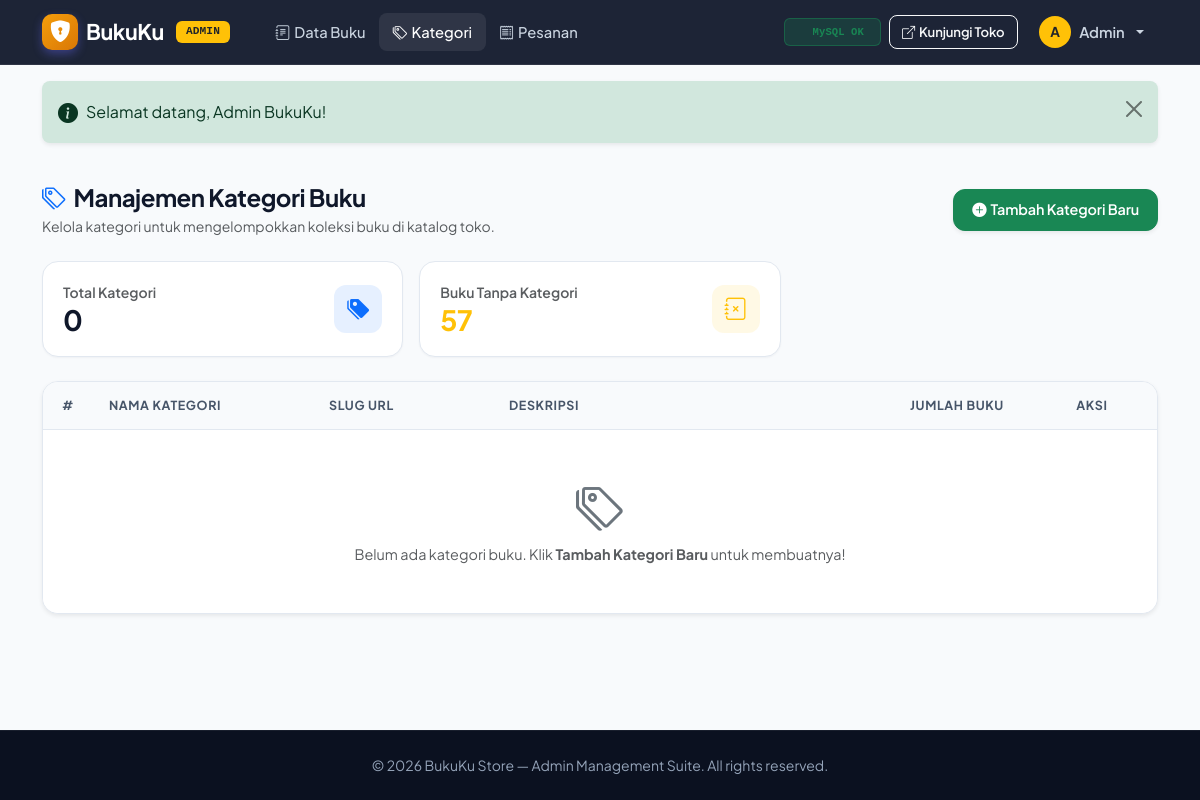
The page /admin/kategori.php (signed in) on the database as committed earlier.
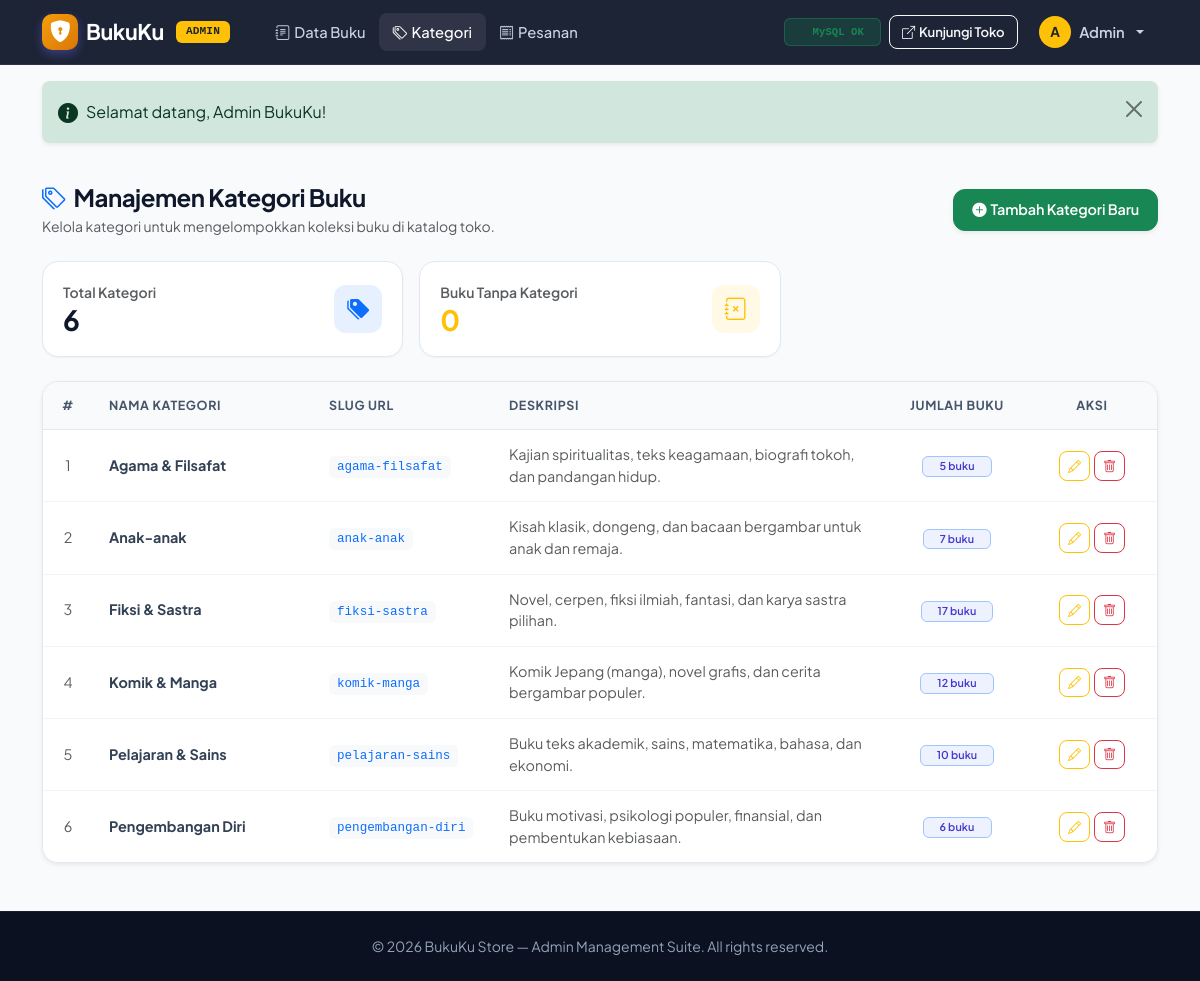
The same page on the database as committed later.
### tables this page shows
CREATE TABLE IF NOT EXISTS kategori (
    id         INT(11)      NOT NULL AUTO_INCREMENT,
    nama       VARCHAR(100) NOT NULL,
    slug       VARCHAR(100) NOT NULL,
    deskripsi  TEXT         DEFAULT NULL,
    created_at TIMESTAMP    NOT NULL DEFAULT CURRENT_TIMESTAMP,
    PRIMARY KEY (id),
    UNIQUE KEY uq_kategori_slug (slug)
);

### config/auth.php (called while the page is built, shortened)
<?php
function flash_take(): ?array
{
    $flash = $_SESSION['flash'] ?? null;
    return $flash;
}
function auth_user(): ?array
{
    return $_SESSION['user'] ?? null;
}

### admin/kategori.php (the view, shortened to what this page needs)
<?php
require_once '../config/auth.php';
require_once '../config/koneksi.php';
$query = "SELECT k.id, k.nama, k.slug, k.deskripsi, k.created_at,
                 COUNT(b.id) AS total_buku
          FROM kategori k
          LEFT JOIN buku b ON b.kategori_id = k.id
          GROUP BY k.id
          ORDER BY k.nama ASC";
$result = $koneksi->query($query);
$resTanpaKategori = $koneksi->query("SELECT COUNT(*) AS total FROM buku WHERE kategori_id IS NULL");
$totalTanpaKategori = $resTanpaKategori ? (int) $resTanpaKategori->fetch_assoc()['total'] : 0;
?>
<!DOCTYPE html>
<html lang="id">
<head>
    <link href="https://cdn.jsdelivr.net/npm/bootstrap@5.3.3/dist/css/bootstrap.min.css" rel="stylesheet">
    <link href="https://cdn.jsdelivr.net/npm/bootstrap-icons@1.11.3/font/bootstrap-icons.min.css" rel="stylesheet">
    <link href="../assets/css/style.css" rel="stylesheet">
</head>
<body class="d-flex flex-column min-vh-100">
    <?php require __DIR__ . '/../partials/navbar_admin.php'; ?>
    <main class="container my-4 flex-grow-1">
        <div class="d-flex justify-content-between align-items-center mb-4 flex-wrap gap-2">
            <div>
                <h4 class="fw-bold mb-1">
                    <i class="bi bi-tags me-2 text-primary"></i>Manajemen Kategori Buku
                </h4>
                <p class="text-muted small mb-0">Kelola kategori untuk mengelompokkan koleksi buku di katalog toko.</p>
            </div>
            <button type="button" class="btn btn-success d-inline-flex align-items-center gap-1 shadow-sm" data-bs-toggle="modal" data-bs-target="#modalTambahKategori">
                <i class="bi bi-plus-circle-fill"></i>
                <span>Tambah Kategori Baru</span>
            </button>
        </div>
        <div class="row g-3 mb-4">
            <div class="col-sm-6 col-md-4">
                <div class="stat-card">
                    <div class="d-flex align-items-center justify-content-between">
                        <div>
                            <div class="text-muted small fw-semibold">Total Kategori</div>
                            <h3 class="fw-bold text-slate-900 mb-0"><?= $result ? $result->num_rows : 0 ?></h3>
                        </div>
                        <div class="stat-icon bg-primary bg-opacity-10 text-primary">
                            <i class="bi bi-tags-fill"></i>
                        </div>
                    </div>
                </div>
            </div>
            <div class="col-sm-6 col-md-4">
                <div class="stat-card">
                    <div class="d-flex align-items-center justify-content-between">
                        <div>
                            <div class="text-muted small fw-semibold">Buku Tanpa Kategori</div>
                            <h3 class="fw-bold text-warning mb-0"><?= $totalTanpaKategori ?></h3>
                        </div>
                        <div class="stat-icon bg-warning bg-opacity-10 text-warning">
                            <i class="bi bi-journal-x"></i>
                        </div>
                    </div>
                </div>
            </div>
        </div>
        <div class="table-card shadow-sm mb-4">
            <div class="table-responsive">
                <table class="table table-modern align-middle mb-0">
                    <thead>
                        <tr>
                            <th width="50" class="text-center">#</th>
                            <th width="220">Nama Kategori</th>
                            <th width="180">Slug URL</th>
                            <th>Deskripsi</th>
                            <th width="140" class="text-center">Jumlah Buku</th>
                            <th width="130" class="text-center">Aksi</th>
                        </tr>
                    </thead>
                    <tbody>
                        <?php if ($result && $result->num_rows > 0): ?>
                            <?php $no = 1; ?>
                            <?php while ($kat = $result->fetch_assoc()): ?>
                                <tr>
                                    <td class="text-center text-muted small"><?= $no++ ?></td>
                                    <td>
                                        <div class="fw-bold text-slate-900"><?= htmlspecialchars($kat['nama']) ?></div>
                                    </td>
                                    <td>
                                        <code class="px-2 py-1 bg-light rounded text-primary small"><?= htmlspecialchars($kat['slug']) ?></code>
                                    </td>
                                    <td class="small text-muted">
                                        <?= htmlspecialchars($kat['deskripsi'] ?? '-') ?>
                                    </td>
                                    <td class="text-center">
                                        <span class="badge bg-primary-subtle text-primary border border-primary-subtle px-3 py-1">
                                            <?= $kat['total_buku'] ?> buku
                                        </span>
                                    </td>
                                    <td class="text-center">
                                        <div class="d-inline-flex gap-1">
                                            <button
                                                type="button"
                                                class="btn btn-outline-warning btn-sm p-1 px-2 btn-edit-kategori"
                                                data-id="<?= $kat['id'] ?>"
                                                data-nama="<?= htmlspecialchars($kat['nama'], ENT_QUOTES) ?>"
                                                data-deskripsi="<?= htmlspecialchars($kat['deskripsi'] ?? '', ENT_QUOTES) ?>"
                                                title="Edit Kategori"
                                            >
                                                <i class="bi bi-pencil"></i>
                                            </button>
                                            <form action="../proses/proses_kategori.php" method="POST" class="d-inline" onsubmit="return confirm('Apakah Anda yakin ingin menghapus kategori \'<?= addslashes(htmlspecialchars($kat['nama'])) ?>\'?\n\nBuku yang berada dalam kategori ini tidak akan terhapus, melainkan menjadi \'Tanpa Kategori\'.');">
                                                <button type="submit" class="btn btn-outline-danger btn-sm p-1 px-2" title="Hapus Kategori">
                                                    <i class="bi bi-trash"></i>
                                                </button>
                                            </form>
                                        </div>
                                    </td>
                                </tr>
                            <?php endwhile; ?>
                        <?php else: ?>
                            <tr>
                                <td colspan="6" class="text-center py-5 text-muted">
                                    <i class="bi bi-tags display-5 d-block mb-2 text-secondary"></i>
                                    Belum ada kategori buku. Klik <strong>Tambah Kategori Baru</strong> untuk membuatnya!
                                </td>
                            </tr>
                        <?php endif; ?>
                    </tbody>
                </table>
            </div>
        </div>
    </main>
    <?php require __DIR__ . '/../partials/footer_admin.php'; ?>
</body>
</html>

### partials/navbar_admin.php (shortened to what this page needs)
<?php
$navAdmin   = auth_user();
$flashAdmin = flash_take();
$currentFile = basename($_SERVER['PHP_SELF']);
?>
<nav class="navbar navbar-expand-lg navbar-dark navbar-custom sticky-top">
    <div class="container">
        <a class="navbar-brand" href="index.php">
            <span class="brand-icon-box" style="background: linear-gradient(135deg, #f59e0b 0%, #d97706 100%);">
                <i class="bi bi-shield-lock-fill"></i>
            </span>
            <span class="fw-bold">BukuKu</span>
            <span class="badge bg-warning text-dark ms-1 font-monospace" style="font-size: 0.7rem;">ADMIN</span>
        </a>
        <div class="collapse navbar-collapse" id="navbarAdmin">
            <ul class="navbar-nav me-auto ms-lg-3">
                <li class="nav-item">
                    <a class="nav-link <?= in_array($currentFile, ['index.php', 'tambah.php', 'edit.php']) ? 'active' : '' ?>" href="index.php">
                        <i class="bi bi-journal-text me-1"></i>Data Buku
                    </a>
                </li>
                <li class="nav-item">
                    <a class="nav-link <?= $currentFile === 'kategori.php' ? 'active' : '' ?>" href="kategori.php">
                        <i class="bi bi-tags me-1"></i>Kategori
                    </a>
                </li>
                <li class="nav-item">
                    <a class="nav-link <?= $currentFile === 'pesanan.php' ? 'active' : '' ?>" href="pesanan.php">
                        <i class="bi bi-receipt me-1"></i>Pesanan
                    </a>
                </li>
            </ul>
            <ul class="navbar-nav ms-auto align-items-lg-center gap-2">
                <li class="nav-item">
                    <a href="../setup.php" class="badge bg-success bg-opacity-25 text-success border border-success border-opacity-50 text-decoration-none py-2 px-3 d-inline-flex align-items-center gap-1" title="Status Database: Aktif & Terhubung">
                        <span class="font-monospace small">MySQL OK</span>
                    </a>
                </li>
                <li class="nav-item">
                    <a class="btn btn-sm btn-outline-light d-inline-flex align-items-center" href="../index.php" target="_blank">
                        <i class="bi bi-box-arrow-up-right me-1"></i>Kunjungi Toko
                    </a>
                </li>
                <?php if ($navAdmin): ?>
                    <li class="nav-item dropdown">
                        <a class="nav-link dropdown-toggle d-flex align-items-center gap-2" href="#" role="button" data-bs-toggle="dropdown" aria-expanded="false">
                            <span class="d-inline-flex align-items-center justify-content-center rounded-circle bg-warning text-dark fw-bold" style="width: 32px; height: 32px; font-size: 0.85rem;">
                                <?= strtoupper(substr($navAdmin['nama'], 0, 1)) ?>
                            </span>
                            <span class="d-none d-sm-inline fw-semibold"><?= htmlspecialchars(explode(' ', $navAdmin['nama'])[0]) ?></span>
                        </a>
                    </li>
                <?php endif; ?>
            </ul>
        </div>
    </div>
</nav>
<?php if ($flashAdmin): ?>
    <div class="container mt-3">
        <div class="alert alert-<?= htmlspecialchars($flashAdmin['type']) ?> alert-dismissible fade show border-0 shadow-sm rounded-3 d-flex align-items-center" role="alert">
            <i class="bi bi-info-circle-fill me-2 fs-5"></i>
            <div><?= htmlspecialchars($flashAdmin['text']) ?></div>
            <button type="button" class="btn-close" data-bs-dismiss="alert" aria-label="Tutup"></button>
        </div>
    </div>
<?php endif; ?>

### partials/footer_admin.php (shortened to what this page needs)
<footer class="modern-footer mt-auto py-4">
    <div class="container text-center small text-slate-400">
        <p class="mb-0">&copy; <?= date('Y') ?> BukuKu Store &mdash; Admin Management Suite. All rights reserved.</p>
    </div>
</footer>

### assets/css/style.css (style rules this page uses)
:root { --font-sans: 'Plus Jakarta Sans', system-ui, -apple-system, sans-serif; --primary: #4f46e5; --primary-hover: #4338ca; --primary-light: #eef2ff; --primary-glow: rgba(79, 70, 229, 0.18); --accent: #f59e0b; --accent-hover: #d97706; --accent-light: #fef3c7; --slate-950: #020617; --slate-900: #0f172a; --slate-800: #1e293b; --slate-700: #334155; --slate-600: #475569; --slate-500: #64748b; --slate-400: #94a3b8; --slate-300: #cbd5e1; --slate-200: #e2e8f0; --slate-100: #f1f5f9; --slate-50: #f8fafc; --white: #ffffff; --shadow-xs: 0 1px 2px 0 rgba(15, 23, 42, 0.04); --shadow-sm: 0 2px 4px -1px rgba(15, 23, 42, 0.06), 0 1px 2px -1px rgba(15, 23, 42, 0.04); --shadow-md: 0 6px 16px -2px rgba(15, 23, 42, 0.08), 0 2px 6px -2px rgba(15, 23, 42, 0.04); --shadow-lg: 0 14px 28px -4px rgba(15, 23, 42, 0.1), 0 6px 12px -4px rgba(15, 23, 42, 0.05); --shadow-xl: 0 24px 48px -12px rgba(15, 23, 42, 0.16); --radius-sm: 8px; --radius-md: 12px; --radius-lg: 16px; --radius-xl: 22px; --radius-full: 9999px; }
body { background-color: var(--slate-50); color: var(--slate-700); font-family: var(--font-sans); -webkit-font-smoothing: antialiased; -moz-osx-font-smoothing: grayscale; min-height: 100vh; display: flex; flex-direction: column; }
h1, h2, h3, h4, h5, h6, .h1, .h2, .h3, .h4, .h5, .h6 { font-family: var(--font-sans); color: var(--slate-900); font-weight: 700; letter-spacing: -0.02em; }
a { color: var(--primary); text-decoration: none; transition: color 0.2s ease; }
.navbar-custom { background: rgba(15, 23, 42, 0.94) !important; backdrop-filter: blur(14px); -webkit-backdrop-filter: blur(14px); border-bottom: 1px solid rgba(255, 255, 255, 0.08); transition: all 0.3s ease; }
.navbar-brand { font-weight: 800; font-size: 1.35rem; color: #ffffff !important; display: inline-flex; align-items: center; gap: 8px; letter-spacing: -0.02em; }
.brand-icon-box { width: 36px; height: 36px; background: linear-gradient(135deg, #6366f1 0%, #4f46e5 100%); border-radius: 10px; display: inline-flex; align-items: center; justify-content: center; color: #ffffff; box-shadow: 0 4px 10px rgba(99, 102, 241, 0.4); }
.navbar-custom .nav-link { color: var(--slate-300) !important; font-weight: 500; font-size: 0.92rem; padding: 0.5rem 0.85rem !important; border-radius: var(--radius-sm); transition: all 0.2s ease; }
.navbar-custom .nav-link:hover, .navbar-custom .nav-link.active { color: #ffffff !important; background: rgba(255, 255, 255, 0.08); }
.table-card { background: #ffffff; border-radius: var(--radius-lg); border: 1px solid var(--slate-200); box-shadow: var(--shadow-sm); overflow: hidden; }
.table-modern { margin-bottom: 0; border-collapse: separate; border-spacing: 0; }
.table-modern th { background-color: #f8fafc; color: var(--slate-600); font-size: 0.78rem; font-weight: 700; text-transform: uppercase; letter-spacing: 0.05em; padding: 14px 16px; border-bottom: 1px solid var(--slate-200); white-space: nowrap; }
.table-modern td { padding: 14px 16px; vertical-align: middle; color: var(--slate-700); font-size: 0.9rem; border-bottom: 1px solid var(--slate-100); }
.table-modern tbody tr:last-child td { border-bottom: none; }
.stat-card { background: #ffffff; border-radius: var(--radius-lg); border: 1px solid var(--slate-200); box-shadow: var(--shadow-xs); padding: 20px; transition: transform 0.2s ease, box-shadow 0.2s ease; }
.stat-icon { width: 48px; height: 48px; border-radius: 12px; display: inline-flex; align-items: center; justify-content: center; font-size: 1.4rem; }
.btn { border-radius: var(--radius-md); font-weight: 600; font-size: 0.9rem; padding: 9px 18px; letter-spacing: -0.01em; transition: all 0.2s cubic-bezier(0.16, 1, 0.3, 1); }
.btn-sm { padding: 6px 12px; font-size: 0.82rem; border-radius: var(--radius-sm); }
.badge { font-weight: 600; padding: 5px 10px; letter-spacing: 0.01em; }
.badge.bg-primary-subtle { background-color: #eef2ff !important; color: #4338ca !important; border: 1px solid #c7d2fe; }
footer.modern-footer { background-color: #0b1120; color: var(--slate-400); padding: 50px 0 30px; border-top: 1px solid rgba(255, 255, 255, 0.06); margin-top: auto; }

Rows that differ between the two databases and show on the page:
added kategori: nama "Agama & Filsafat", slug "agama-filsafat", deskripsi "Kajian spiritualitas, teks keagamaan, biografi tokoh, dan pandangan hidup.", total_buku "5"
added kategori: nama "Anak-anak", slug "anak-anak", deskripsi "Kisah klasik, dongeng, dan bacaan bergambar untuk anak dan remaja.", total_buku "7"
added kategori: nama "Fiksi & Sastra", slug "fiksi-sastra", deskripsi "Novel, cerpen, fiksi ilmiah, fantasi, dan karya sastra pilihan.", total_buku "17"
added kategori: nama "Komik & Manga", slug "komik-manga", deskripsi "Komik Jepang (manga), novel grafis, dan cerita bergambar populer.", total_buku "12"
added kategori: nama "Pelajaran & Sains", slug "pelajaran-sains", deskripsi "Buku teks akademik, sains, matematika, bahasa, dan ekonomi.", total_buku "10"
added kategori: nama "Pengembangan Diri", slug "pengembangan-diri", deskripsi "Buku motivasi, psikologi populer, finansial, dan pembentukan kebiasaan.", total_buku "6"
Other text that changed with them:
$result->num_rows: "0" → "6"
$totalTanpaKategori: "57" → "0"
text no longer shown: "Belum ada kategori buku. Klik Tambah Kategori Baru untuk membuatnya!"
